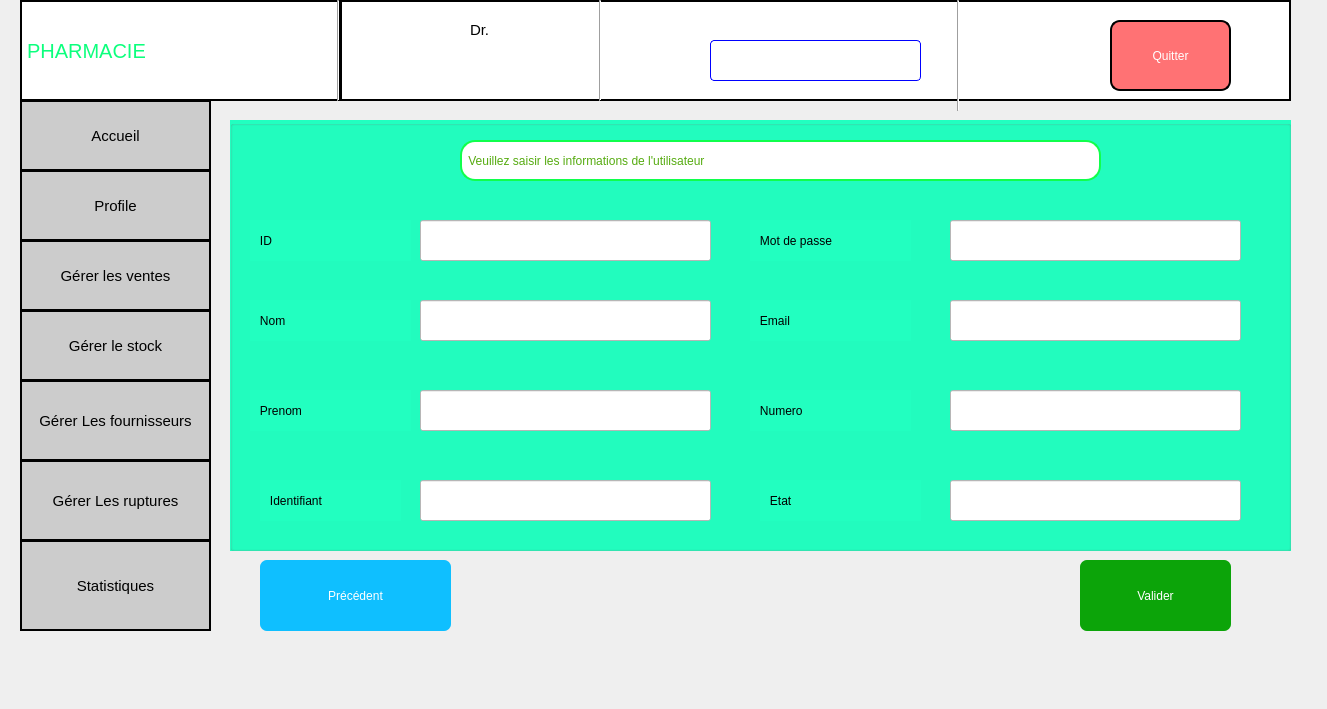
<?xml version="1.0" encoding="UTF-8"?>
<ui version="4.0">
 <class>ajouter_utilisateurs</class>
 <widget class="QDialog" name="ajouter_utilisateurs">
  <property name="geometry">
   <rect>
    <x>0</x>
    <y>0</y>
    <width>1327</width>
    <height>709</height>
   </rect>
  </property>
  <property name="windowTitle">
   <string>Dialog</string>
  </property>
  <widget class="QLabel" name="label_date">
   <property name="geometry">
    <rect>
     <x>710</x>
     <y>40</y>
     <width>211</width>
     <height>41</height>
    </rect>
   </property>
   <property name="styleSheet">
    <string notr="true">border:1px solid blue;border-radius:4px;
font: 14pt &quot;Rockwell&quot;;
background-color: rgb(255, 255, 255);</string>
   </property>
   <property name="text">
    <string/>
   </property>
  </widget>
  <widget class="QLabel" name="label_8">
   <property name="geometry">
    <rect>
     <x>260</x>
     <y>10</y>
     <width>61</width>
     <height>81</height>
    </rect>
   </property>
   <property name="styleSheet">
    <string notr="true">background-color: rgb(255, 255, 255);</string>
   </property>
   <property name="text">
    <string/>
   </property>
   <property name="pixmap">
    <pixmap resource="ressource.qrc">:/res/image/devenir-pharmacien-921x1024.png</pixmap>
   </property>
   <property name="scaledContents">
    <bool>true</bool>
   </property>
  </widget>
  <widget class="QPushButton" name="pushButton_gerer_fournisseur">
   <property name="geometry">
    <rect>
     <x>20</x>
     <y>380</y>
     <width>191</width>
     <height>81</height>
    </rect>
   </property>
   <property name="styleSheet">
    <string notr="true">background-color: rgb(204, 204, 204);font-size:15px;border:2px solid black;</string>
   </property>
   <property name="text">
    <string>Gérer Les fournisseurs</string>
   </property>
  </widget>
  <widget class="QPushButton" name="pushButton_gerer_rupture_2">
   <property name="geometry">
    <rect>
     <x>20</x>
     <y>540</y>
     <width>191</width>
     <height>91</height>
    </rect>
   </property>
   <property name="styleSheet">
    <string notr="true">background-color: rgb(204, 204, 204);font-size:15px;border:2px solid black;</string>
   </property>
   <property name="text">
    <string>Statistiques</string>
   </property>
  </widget>
  <widget class="QLabel" name="label_2">
   <property name="geometry">
    <rect>
     <x>20</x>
     <y>0</y>
     <width>321</width>
     <height>101</height>
    </rect>
   </property>
   <property name="styleSheet">
    <string notr="true">background-color: rgb(255, 255, 255);font-size:20px;
font: 20pt &quot;Segoe Script&quot;;border:2px solid black;
color: rgb(12, 255, 125);</string>
   </property>
   <property name="text">
    <string>PHARMACIE</string>
   </property>
  </widget>
  <widget class="QLabel" name="name_user">
   <property name="geometry">
    <rect>
     <x>460</x>
     <y>50</y>
     <width>101</width>
     <height>20</height>
    </rect>
   </property>
   <property name="styleSheet">
    <string notr="true">background-color:white;
font: 900 14pt &quot;Arial Black&quot;;</string>
   </property>
   <property name="text">
    <string/>
   </property>
  </widget>
  <widget class="QPushButton" name="pushButton_gerer_rupture">
   <property name="geometry">
    <rect>
     <x>20</x>
     <y>460</y>
     <width>191</width>
     <height>81</height>
    </rect>
   </property>
   <property name="styleSheet">
    <string notr="true">background-color: rgb(204, 204, 204);font-size:15px;border:2px solid black;</string>
   </property>
   <property name="text">
    <string>Gérer Les ruptures</string>
   </property>
  </widget>
  <widget class="QLabel" name="label_3">
   <property name="geometry">
    <rect>
     <x>340</x>
     <y>0</y>
     <width>951</width>
     <height>101</height>
    </rect>
   </property>
   <property name="styleSheet">
    <string notr="true">background-color: rgb(255, 255, 255);border:2px solid black;</string>
   </property>
   <property name="text">
    <string/>
   </property>
  </widget>
  <widget class="QPushButton" name="pushButton_6">
   <property name="geometry">
    <rect>
     <x>1110</x>
     <y>20</y>
     <width>121</width>
     <height>71</height>
    </rect>
   </property>
   <property name="styleSheet">
    <string notr="true">border:2px solid black;color:white;border-radius:10px;
font: 900 12pt &quot;Arial Black&quot;;
background-color: rgb(255, 114, 116);</string>
   </property>
   <property name="text">
    <string>Quitter</string>
   </property>
  </widget>
  <widget class="Line" name="line">
   <property name="geometry">
    <rect>
     <x>950</x>
     <y>0</y>
     <width>16</width>
     <height>111</height>
    </rect>
   </property>
   <property name="orientation">
    <enum>Qt::Vertical</enum>
   </property>
  </widget>
  <widget class="QLabel" name="label">
   <property name="geometry">
    <rect>
     <x>800</x>
     <y>470</y>
     <width>37</width>
     <height>12</height>
    </rect>
   </property>
   <property name="text">
    <string/>
   </property>
  </widget>
  <widget class="Line" name="line_2">
   <property name="geometry">
    <rect>
     <x>330</x>
     <y>0</y>
     <width>16</width>
     <height>101</height>
    </rect>
   </property>
   <property name="orientation">
    <enum>Qt::Vertical</enum>
   </property>
  </widget>
  <widget class="QLabel" name="label_7">
   <property name="geometry">
    <rect>
     <x>1010</x>
     <y>20</y>
     <width>71</width>
     <height>71</height>
    </rect>
   </property>
   <property name="styleSheet">
    <string notr="true">background-color: white;</string>
   </property>
   <property name="text">
    <string/>
   </property>
   <property name="pixmap">
    <pixmap resource="ressource.qrc">:/res/image/R (1).png</pixmap>
   </property>
   <property name="scaledContents">
    <bool>true</bool>
   </property>
  </widget>
  <widget class="QLabel" name="label_6">
   <property name="geometry">
    <rect>
     <x>470</x>
     <y>20</y>
     <width>101</width>
     <height>20</height>
    </rect>
   </property>
   <property name="styleSheet">
    <string notr="true">background-color: rgb(255, 255, 255);font-size:15px;
font: 600 16pt &quot;Segoe UI Variable Text Semibold&quot;;</string>
   </property>
   <property name="text">
    <string>Dr.</string>
   </property>
  </widget>
  <widget class="QLabel" name="label_5">
   <property name="geometry">
    <rect>
     <x>630</x>
     <y>20</y>
     <width>61</width>
     <height>61</height>
    </rect>
   </property>
   <property name="text">
    <string/>
   </property>
   <property name="pixmap">
    <pixmap resource="ressource.qrc">:/res/image/OIP (3).jpeg</pixmap>
   </property>
   <property name="scaledContents">
    <bool>true</bool>
   </property>
  </widget>
  <widget class="Line" name="line_4">
   <property name="geometry">
    <rect>
     <x>590</x>
     <y>0</y>
     <width>20</width>
     <height>101</height>
    </rect>
   </property>
   <property name="orientation">
    <enum>Qt::Vertical</enum>
   </property>
  </widget>
  <widget class="QLabel" name="label_4">
   <property name="geometry">
    <rect>
     <x>360</x>
     <y>10</y>
     <width>61</width>
     <height>81</height>
    </rect>
   </property>
   <property name="text">
    <string/>
   </property>
   <property name="pixmap">
    <pixmap resource="ressource.qrc">:/res/image/WhatsApp Image 2024-04-30 à 20.55.44_6b270705.jpg</pixmap>
   </property>
   <property name="scaledContents">
    <bool>true</bool>
   </property>
  </widget>
  <widget class="QPushButton" name="pushButton_gerer_stock">
   <property name="geometry">
    <rect>
     <x>20</x>
     <y>310</y>
     <width>191</width>
     <height>71</height>
    </rect>
   </property>
   <property name="styleSheet">
    <string notr="true">background-color: rgb(204, 204, 204);font-size:15px;border:2px solid black;</string>
   </property>
   <property name="text">
    <string>Gérer le stock</string>
   </property>
  </widget>
  <widget class="QPushButton" name="pushButton_gere_vente">
   <property name="geometry">
    <rect>
     <x>20</x>
     <y>240</y>
     <width>191</width>
     <height>71</height>
    </rect>
   </property>
   <property name="styleSheet">
    <string notr="true">
background-color: rgb(204, 204, 204);;font-size:15px;border:2px solid black;</string>
   </property>
   <property name="text">
    <string>Gérer les ventes</string>
   </property>
  </widget>
  <widget class="QPushButton" name="pushButton_accueilgerat">
   <property name="geometry">
    <rect>
     <x>20</x>
     <y>100</y>
     <width>191</width>
     <height>71</height>
    </rect>
   </property>
   <property name="styleSheet">
    <string notr="true">background-color: rgb(204, 204, 204);font-size:15px;border:2px solid black;</string>
   </property>
   <property name="text">
    <string>Accueil</string>
   </property>
  </widget>
  <widget class="QPushButton" name="ButtonProfil">
   <property name="geometry">
    <rect>
     <x>20</x>
     <y>170</y>
     <width>191</width>
     <height>71</height>
    </rect>
   </property>
   <property name="styleSheet">
    <string notr="true">font-size:15px;border:2px solid black;
background-color: rgb(204, 204, 204);</string>
   </property>
   <property name="text">
    <string>Profile</string>
   </property>
  </widget>
  <widget class="QLabel" name="label_12">
   <property name="geometry">
    <rect>
     <x>400</x>
     <y>370</y>
     <width>91</width>
     <height>16</height>
    </rect>
   </property>
   <property name="text">
    <string/>
   </property>
  </widget>
  <widget class="QGroupBox" name="groupBox">
   <property name="geometry">
    <rect>
     <x>230</x>
     <y>120</y>
     <width>1061</width>
     <height>431</height>
    </rect>
   </property>
   <property name="styleSheet">
    <string notr="true">background-color: rgb(34, 255, 192);</string>
   </property>
   <property name="title">
    <string/>
   </property>
   <widget class="QLabel" name="label_15">
    <property name="geometry">
     <rect>
      <x>230</x>
      <y>20</y>
      <width>641</width>
      <height>41</height>
     </rect>
    </property>
    <property name="styleSheet">
     <string notr="true">font: 300 17pt &quot;Bahnschrift Light&quot;;border:2px solid  rgb(16, 255, 76);
background-color: rgb(255, 255, 255);border-radius:15px;
color: rgb(86, 171, 17);</string>
    </property>
    <property name="text">
     <string> Veuillez saisir les informations de l'utilisateur</string>
    </property>
   </widget>
   <widget class="QLabel" name="label_9">
    <property name="geometry">
     <rect>
      <x>20</x>
      <y>100</y>
      <width>161</width>
      <height>41</height>
     </rect>
    </property>
    <property name="styleSheet">
     <string notr="true">font: 300 14pt &quot;Bahnschrift Light&quot;;

</string>
    </property>
    <property name="text">
     <string>   ID </string>
    </property>
   </widget>
   <widget class="QLineEdit" name="lineEdit_ID_user">
    <property name="geometry">
     <rect>
      <x>190</x>
      <y>100</y>
      <width>291</width>
      <height>41</height>
     </rect>
    </property>
    <property name="styleSheet">
     <string notr="true">background-color:white;</string>
    </property>
    <property name="text">
     <string/>
    </property>
   </widget>
   <widget class="QLabel" name="label_10">
    <property name="geometry">
     <rect>
      <x>20</x>
      <y>180</y>
      <width>161</width>
      <height>41</height>
     </rect>
    </property>
    <property name="styleSheet">
     <string notr="true">font: 300 14pt &quot;Bahnschrift Light&quot;;</string>
    </property>
    <property name="text">
     <string>   Nom</string>
    </property>
   </widget>
   <widget class="QLineEdit" name="lineEdit_Nom_user">
    <property name="geometry">
     <rect>
      <x>190</x>
      <y>180</y>
      <width>291</width>
      <height>41</height>
     </rect>
    </property>
    <property name="styleSheet">
     <string notr="true">background-color:white;</string>
    </property>
   </widget>
   <widget class="QLineEdit" name="lineEdit_Identifiant_user">
    <property name="geometry">
     <rect>
      <x>190</x>
      <y>360</y>
      <width>291</width>
      <height>41</height>
     </rect>
    </property>
    <property name="styleSheet">
     <string notr="true">background-color:white;</string>
    </property>
   </widget>
   <widget class="QLineEdit" name="lineEdit_Prenom_user">
    <property name="geometry">
     <rect>
      <x>190</x>
      <y>270</y>
      <width>291</width>
      <height>41</height>
     </rect>
    </property>
    <property name="styleSheet">
     <string notr="true">background-color:white;</string>
    </property>
   </widget>
   <widget class="QLabel" name="label_11">
    <property name="geometry">
     <rect>
      <x>20</x>
      <y>270</y>
      <width>161</width>
      <height>41</height>
     </rect>
    </property>
    <property name="styleSheet">
     <string notr="true">font: 300 14pt &quot;Bahnschrift Light&quot;;</string>
    </property>
    <property name="text">
     <string>   Prenom</string>
    </property>
   </widget>
   <widget class="QLabel" name="label_13">
    <property name="geometry">
     <rect>
      <x>30</x>
      <y>360</y>
      <width>141</width>
      <height>41</height>
     </rect>
    </property>
    <property name="styleSheet">
     <string notr="true">font: 300 14pt &quot;Bahnschrift Light&quot;;</string>
    </property>
    <property name="text">
     <string>   Identifiant</string>
    </property>
   </widget>
   <widget class="QLineEdit" name="lineEdit_Motdepasse_user">
    <property name="geometry">
     <rect>
      <x>720</x>
      <y>100</y>
      <width>291</width>
      <height>41</height>
     </rect>
    </property>
    <property name="styleSheet">
     <string notr="true">background-color:white;</string>
    </property>
   </widget>
   <widget class="QLineEdit" name="lineEdit_Numero_user">
    <property name="geometry">
     <rect>
      <x>720</x>
      <y>270</y>
      <width>291</width>
      <height>41</height>
     </rect>
    </property>
    <property name="styleSheet">
     <string notr="true">background-color:white;</string>
    </property>
   </widget>
   <widget class="QLabel" name="label_14">
    <property name="geometry">
     <rect>
      <x>520</x>
      <y>270</y>
      <width>161</width>
      <height>41</height>
     </rect>
    </property>
    <property name="styleSheet">
     <string notr="true">font: 300 14pt &quot;Bahnschrift Light&quot;;</string>
    </property>
    <property name="text">
     <string>   Numero</string>
    </property>
   </widget>
   <widget class="QLabel" name="label_16">
    <property name="geometry">
     <rect>
      <x>520</x>
      <y>180</y>
      <width>161</width>
      <height>41</height>
     </rect>
    </property>
    <property name="styleSheet">
     <string notr="true">font: 300 14pt &quot;Bahnschrift Light&quot;;</string>
    </property>
    <property name="text">
     <string>   Email</string>
    </property>
   </widget>
   <widget class="QLineEdit" name="lineEdit_Email_user">
    <property name="geometry">
     <rect>
      <x>720</x>
      <y>180</y>
      <width>291</width>
      <height>41</height>
     </rect>
    </property>
    <property name="styleSheet">
     <string notr="true">background-color:white;</string>
    </property>
   </widget>
   <widget class="QLabel" name="label_17">
    <property name="geometry">
     <rect>
      <x>530</x>
      <y>360</y>
      <width>161</width>
      <height>41</height>
     </rect>
    </property>
    <property name="styleSheet">
     <string notr="true">font: 300 14pt &quot;Bahnschrift Light&quot;;</string>
    </property>
    <property name="text">
     <string>   Etat</string>
    </property>
   </widget>
   <widget class="QLabel" name="label_18">
    <property name="geometry">
     <rect>
      <x>520</x>
      <y>100</y>
      <width>161</width>
      <height>41</height>
     </rect>
    </property>
    <property name="styleSheet">
     <string notr="true">font: 300 14pt &quot;Bahnschrift Light&quot;;</string>
    </property>
    <property name="text">
     <string>   Mot de passe</string>
    </property>
   </widget>
   <widget class="QLineEdit" name="lineEdit_Etat_user">
    <property name="geometry">
     <rect>
      <x>720</x>
      <y>360</y>
      <width>291</width>
      <height>41</height>
     </rect>
    </property>
    <property name="styleSheet">
     <string notr="true">background-color:white;</string>
    </property>
   </widget>
  </widget>
  <widget class="QPushButton" name="pushButton_Precedent">
   <property name="geometry">
    <rect>
     <x>260</x>
     <y>560</y>
     <width>191</width>
     <height>71</height>
    </rect>
   </property>
   <property name="styleSheet">
    <string notr="true">font: 20pt &quot;Algerian&quot;;
background-color: rgb(15, 191, 255);
color: rgb(255, 255, 255);border-radius:7px;</string>
   </property>
   <property name="text">
    <string>Précédent</string>
   </property>
  </widget>
  <widget class="QPushButton" name="pushButton_Ajouter_user">
   <property name="geometry">
    <rect>
     <x>1080</x>
     <y>560</y>
     <width>151</width>
     <height>71</height>
    </rect>
   </property>
   <property name="styleSheet">
    <string notr="true">font: 20pt &quot;Algerian&quot;;
background-color: rgb(12, 164, 9);
color: rgb(255, 255, 255);border-radius:7px;</string>
   </property>
   <property name="text">
    <string>Valider</string>
   </property>
  </widget>
  <zorder>groupBox</zorder>
  <zorder>label_2</zorder>
  <zorder>label_3</zorder>
  <zorder>label_date</zorder>
  <zorder>label_8</zorder>
  <zorder>pushButton_gerer_fournisseur</zorder>
  <zorder>pushButton_gerer_rupture_2</zorder>
  <zorder>pushButton_gerer_rupture</zorder>
  <zorder>pushButton_6</zorder>
  <zorder>line</zorder>
  <zorder>label</zorder>
  <zorder>line_2</zorder>
  <zorder>label_7</zorder>
  <zorder>label_6</zorder>
  <zorder>label_5</zorder>
  <zorder>line_4</zorder>
  <zorder>label_4</zorder>
  <zorder>pushButton_gerer_stock</zorder>
  <zorder>pushButton_gere_vente</zorder>
  <zorder>pushButton_accueilgerat</zorder>
  <zorder>ButtonProfil</zorder>
  <zorder>name_user</zorder>
  <zorder>label_12</zorder>
  <zorder>pushButton_Precedent</zorder>
  <zorder>pushButton_Ajouter_user</zorder>
 </widget>
 <resources>
  <include location="ressource.qrc"/>
 </resources>
 <connections/>
</ui>
